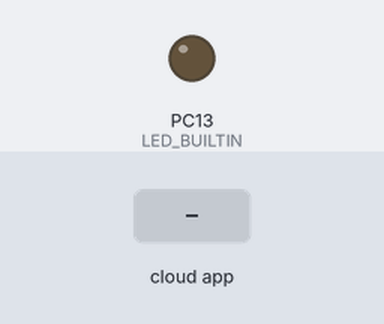
A program run on a simulated STM32 Black Pill. On the bench: output pins drawn as LEDs (lit = HIGH). Inputs (shaded band) come from the test bench. The ROS host is connected and sends only what is stated.

Above: at 1.3 s.
1.4 s: the phone or cloud app sets led to 1
At 1.9 s:
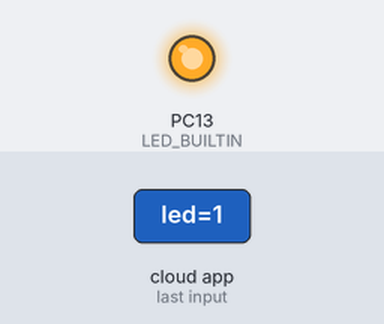
3.0 s: the phone or cloud app sets led to 0
At 4.3 s:
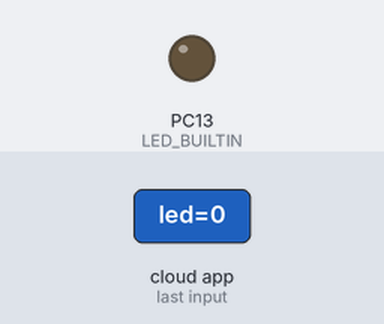
Timing chart, 0 to 6.0 s (numbered marks = the images above; inputs shaded):
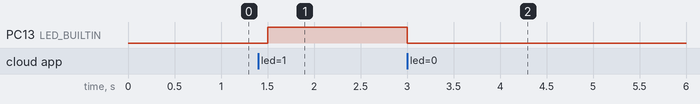

Measured:
- after the input at 1.4 s, PC13 (LED_BUILTIN): LOW → HIGH after 0.10 s
- after the input at 3.0 s, PC13 (LED_BUILTIN): HIGH → LOW at once

The program:

main.cpp
```cpp
#include <Arduino.h>
#include <ros.h>
#include <std_msgs/String.h>
#include <std_msgs/Bool.h>

//Serial1 is not used even if there is
//#define USE_STM32_HW_SERIAL

ros::NodeHandle  nh;
std_msgs::String str_msg;
ros::Publisher chatter("chatter", &str_msg);
char wk[64];

void led_cb(const std_msgs::Bool& msg){
  sprintf(wk, "msg.data=%d", msg.data);
  nh.loginfo(wk);
#if defined (LED_BUILTIN)
  sprintf(wk, "PB11=%d PB12=%d PC13=%d LED_BUILTIN=%d", PB11, PB12, PC13, LED_BUILTIN);
  nh.loginfo(wk);
  if(msg.data) {
    strcpy(wk, "LED_BUILTIN gose HIGH");
    digitalWrite(LED_BUILTIN, HIGH);
  } else {
    strcpy(wk, "LED_BUILTIN gose LOW");
    digitalWrite(LED_BUILTIN, LOW);
  }
#else
  strcpy(wk, "LED_BUILTIN is undefined");
#endif
  nh.loginfo(wk);
}
ros::Subscriber<std_msgs::Bool> sub0("led", &led_cb);

void setup() {
  nh.getHardware()->setBaud(115200);
  nh.initNode(); //Default=57600bps
  nh.advertise(chatter);
  nh.subscribe(sub0);

#if defined (LED_BUILTIN)
  pinMode(LED_BUILTIN, OUTPUT);
#endif
}

void loop() {
  char hello[64];
  sprintf(hello, "hello world! %ld", millis());
  //nh.loginfo(hello);
  str_msg.data = hello;
  chatter.publish( &str_msg );
  nh.spinOnce();
  delay(500);
}
```
